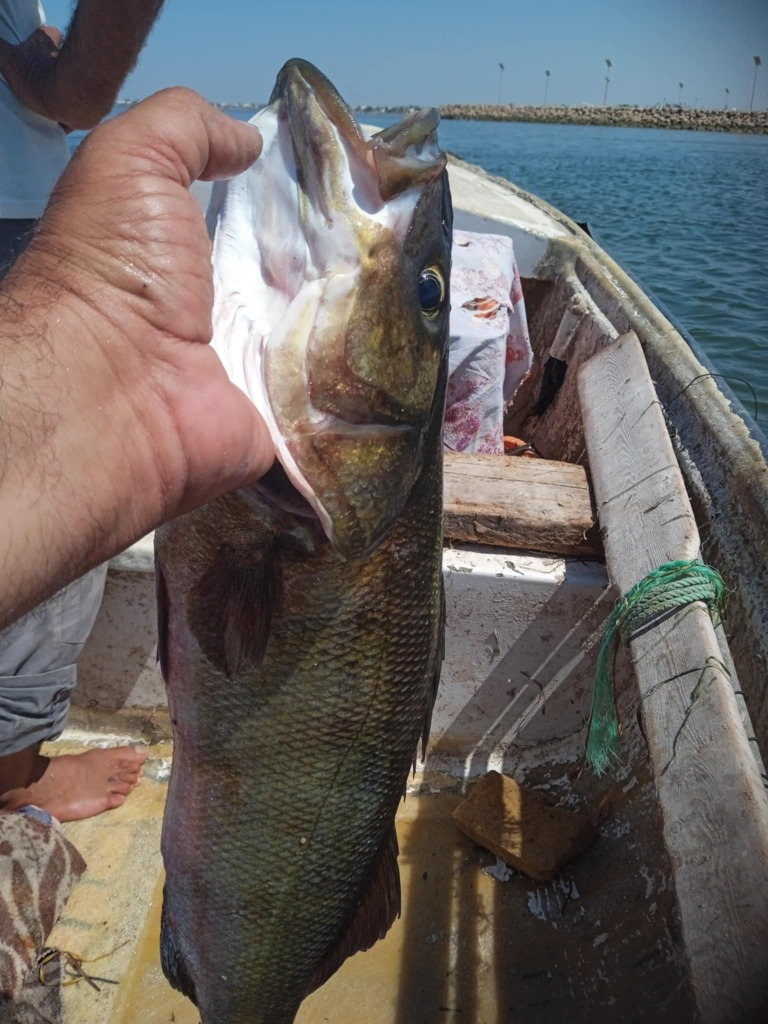
#> input picture Reel_LArtDeLaMer/image4.jpg, 768 x 1024 px
$ python generate_mp4.py
#> lines starting #> are read from the running program, lines starting #| are printed output that depends on the picture
import cv2
import numpy as np
from PIL import Image, ImageDraw, ImageFont
import os

WIDTH, HEIGHT = 720, 1280
FPS = 30

def load_image(path):
#> called with path = 'image4.jpg'
    img = cv2.imread(path)
#> img is the input picture: shape (1024, 768, 3); mean B, G, R 100, 101.7, 106.8
    if img is None:
        img = np.zeros((HEIGHT, WIDTH, 3), dtype=np.uint8)
    return cv2.cvtColor(img, cv2.COLOR_BGR2RGB)

def apply_text(img_rgb, lines, progress):
    # Use PIL for better text rendering
    pil_img = Image.fromarray(img_rgb)
    # create a transparent overlay for text
    txt_layer = Image.new('RGBA', pil_img.size, (255,255,255,0))
    draw = ImageDraw.Draw(txt_layer)

    try:
        font = ImageFont.truetype("arial.ttf", 46)
    except:
        font = ImageFont.load_default()

    y_start = HEIGHT - 350
    for i, line in enumerate(lines):
        # staggered fade-in based on line index
        line_progress = max(0, min(1, (progress * 2) - (i * 0.3)))
        alpha = int(255 * line_progress)

        if alpha > 0:
            # We need to compute text size to center it
            try:
                bbox = font.getbbox(line)
                tw = bbox[2] - bbox[0]
            except:
                tw = len(line) * 20

            x = (WIDTH - tw) // 2
            y = y_start + i * 60

            # shadow
            draw.text((x+3, y+3), line, font=font, fill=(0, 0, 0, alpha))
            draw.text((x, y), line, font=font, fill=(245, 245, 230, alpha))

    # Composite the text layer over the image
    out_img = Image.alpha_composite(pil_img.convert('RGBA'), txt_layer)
    return np.array(out_img.convert('RGB'))

def get_crop(img, scale, center_offset_x, center_offset_y):
    h, w = img.shape[:2]
    target_aspect = WIDTH / HEIGHT
    img_aspect = w / h

    if img_aspect > target_aspect:
        new_w = int(h * target_aspect)
        new_h = h
    else:
        new_w = w
        new_h = int(w / target_aspect)

    crop_w = int(new_w / scale)
    crop_h = int(new_h / scale)

    cx = w // 2 + int(center_offset_x * w)
    cy = h // 2 + int(center_offset_y * h)

    x1 = max(0, cx - crop_w // 2)
    y1 = max(0, cy - crop_h // 2)
    x2 = min(w, x1 + crop_w)
    y2 = min(h, y1 + crop_h)

    if x2 == w: x1 = max(0, w - crop_w)
    if y2 == h: y1 = max(0, h - crop_h)
    if x1 == 0: x2 = min(w, crop_w)
    if y1 == 0: y2 = min(h, crop_h)

    crop = img[y1:y2, x1:x2]
    return cv2.resize(crop, (WIDTH, HEIGHT))

scenes = [
    {"img": "image4.jpg", "dur": 3.0, "lines": ["Mon pere ne parle pas beaucoup.", "La mer parle pour lui."], "effect": "zoom_in"},
    {"img": "image2.jpg", "dur": 3.0, "lines": ["Chaque matin, la mer offre."], "effect": "pan_right"},
    {"img": "image3.jpg", "dur": 2.5, "lines": ["Un metier.", "Une patience.", "Un art."], "effect": "zoom_in"},
    {"img": "image1.jpg", "dur": 3.0, "lines": ["La recompense de ceux", "qui se levent avant l'aube."], "effect": "zoom_out"},
    {"img": "image4.jpg", "dur": 2.5, "lines": ["Peche a l'ancienne.", "Avec amour."], "effect": "static_zoom"},
    {"img": None, "dur": 2.5, "lines": ["Papa - fierte de la mer."], "effect": "black"}
]

out = cv2.VideoWriter("reel.mp4", cv2.VideoWriter_fourcc(*'mp4v'), FPS, (WIDTH, HEIGHT))

for i, scene in enumerate(scenes):
    print(f"Rendering scene {i+1}...")
    frames = int(scene["dur"] * FPS)

    if scene["img"] is not None:
        img = load_image(scene["img"])
    else:
        img = np.zeros((HEIGHT, WIDTH, 3), dtype=np.uint8)

    for f in range(frames):
        progress = f / float(frames)

        scale = 1.0
        cx, cy = 0.0, 0.0

        if scene["effect"] == "zoom_in":
            scale = 1.0 + 0.15 * progress
        elif scene["effect"] == "zoom_out":
            scale = 1.15 - 0.15 * progress
        elif scene["effect"] == "pan_right":
            scale = 1.05
            cx = -0.05 + 0.1 * progress
        elif scene["effect"] == "static_zoom":
            scale = 1.15

        if scene["img"] is not None:
            frame = get_crop(img, scale, cx, cy)
            if scene["img"] == "image3.jpg":
                gray = cv2.cvtColor(frame, cv2.COLOR_RGB2GRAY)
                frame = cv2.cvtColor(gray, cv2.COLOR_GRAY2RGB)

            # Simple vignette
            rows, cols = frame.shape[:2]
            kernel_x = cv2.getGaussianKernel(cols, cols/2)
            kernel_y = cv2.getGaussianKernel(rows, rows/2)
            kernel = kernel_y * kernel_x.T
            mask = 255 * kernel / np.linalg.norm(kernel)
            mask = cv2.resize(mask, (cols, rows))
            # Apply very light vignette
            mask = mask / np.max(mask)
            mask = mask * 0.5 + 0.5
            for c in range(3):
                frame[:,:,c] = frame[:,:,c] * mask
        else:
            frame = img.copy()

        frame_with_text = apply_text(frame, scene["lines"], progress)

        # Crossfade transition (fade from black on first few frames of new scene)
        if i > 0 and f < 15:
            fade_alpha = f / 15.0
            frame_with_text = cv2.addWeighted(frame_with_text, fade_alpha, np.zeros_like(frame_with_text), 1-fade_alpha, 0)

        out.write(cv2.cvtColor(frame_with_text.astype(np.uint8), cv2.COLOR_RGB2BGR))
#> this loop made 90 passes
#> pass 1, in get_crop, `crop = img[y1:y2, x1:x2]`:
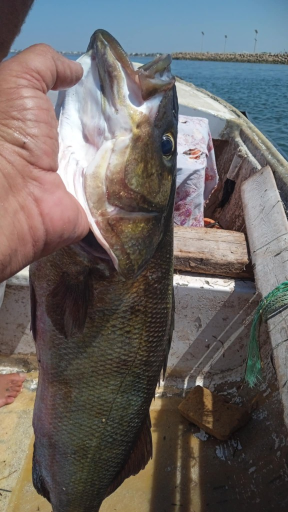
#> crop: shape (1024, 576, 3) (shown at 1/2 size); mean R, G, B 107.1, 101.7, 99.6
#> pass 1, in apply_text, `pil_img = Image.fromarray(img_rgb)`:
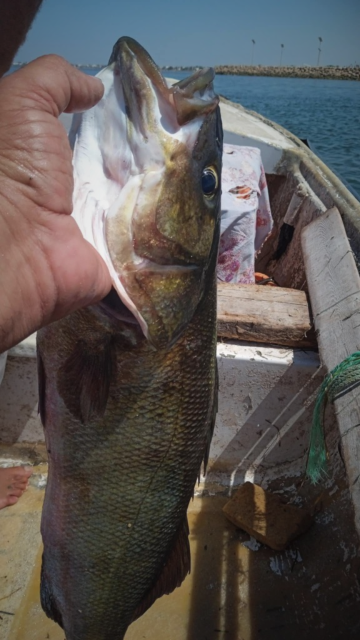
#> pil_img: PIL image 720x1280 RGB (shown at 1/2 size); mean R, G, B 92.1, 87, 85
#> after the loop:
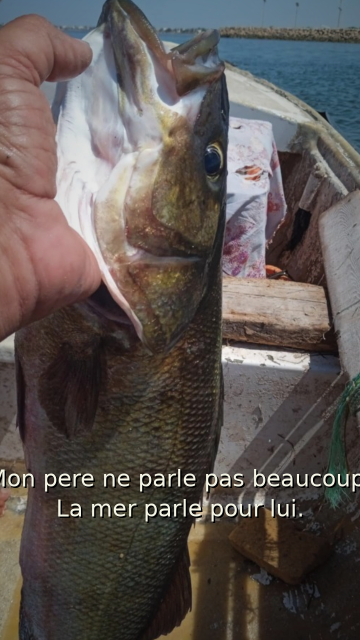
#> frame_with_text: shape (1280, 720, 3) (shown at 1/2 size); mean R, G, B 93.1, 85.9, 83.1
#> after the loop:
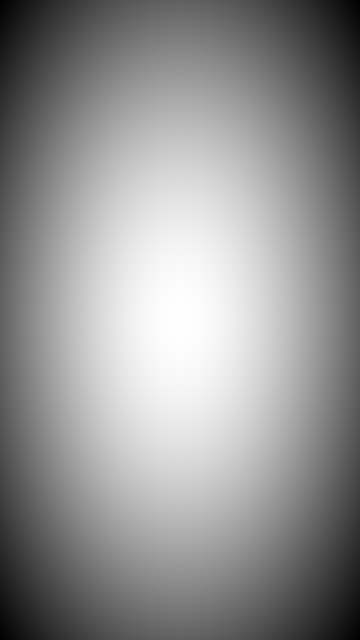
#> kernel: shape (1280, 720) float64 (shown at 1/2 size); min 5.46e-07, max 1.48e-06, mean 1.09e-06; drawn with min black and max white
#> after the loop:
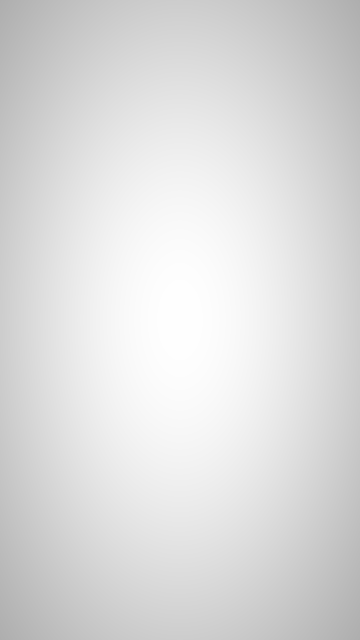
#> mask: shape (1280, 720) float64 (shown at 1/2 size); min 0.684, max 1, mean 0.866
#> pass 2 of the loop `for i, scene in enumerate(scenes):`:
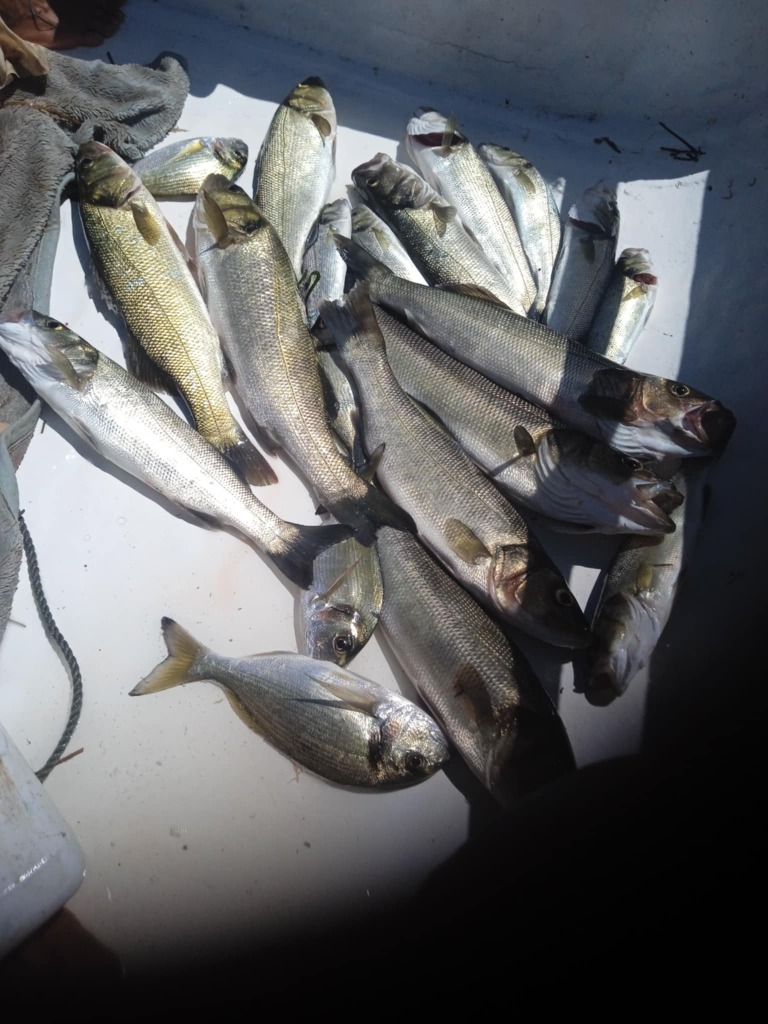
#> input picture Reel_LArtDeLaMer/image2.jpg, 768 x 1024 px
#> in load_image, img is the input picture: shape (1024, 768, 3); mean B, G, R 99.4, 97.3, 96.2
#> the loop `for f in range(frames):` made 90 passes
#> pass 1, `mask = mask / np.max(mask)`:
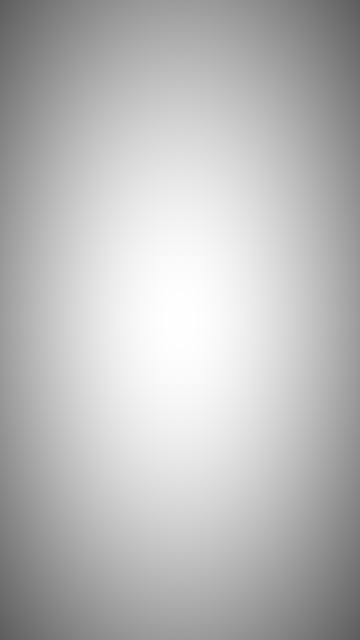
#> mask: shape (1280, 720) float64 (shown at 1/2 size); min 0.369, max 1, mean 0.732
#> after the loop `for f in range(frames):`:
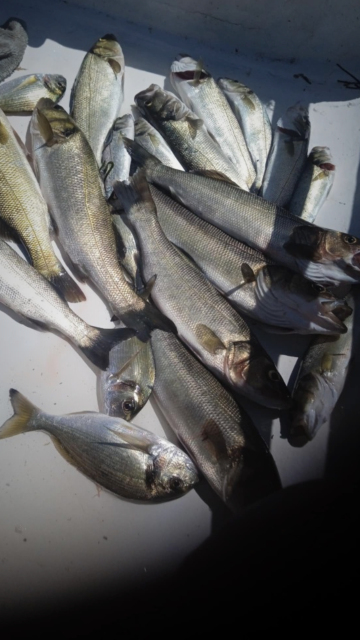
#> frame: shape (1280, 720, 3) (shown at 1/2 size); mean R, G, B 85.3, 85.4, 86.1
#> pass 3 of the loop `for i, scene in enumerate(scenes):`:
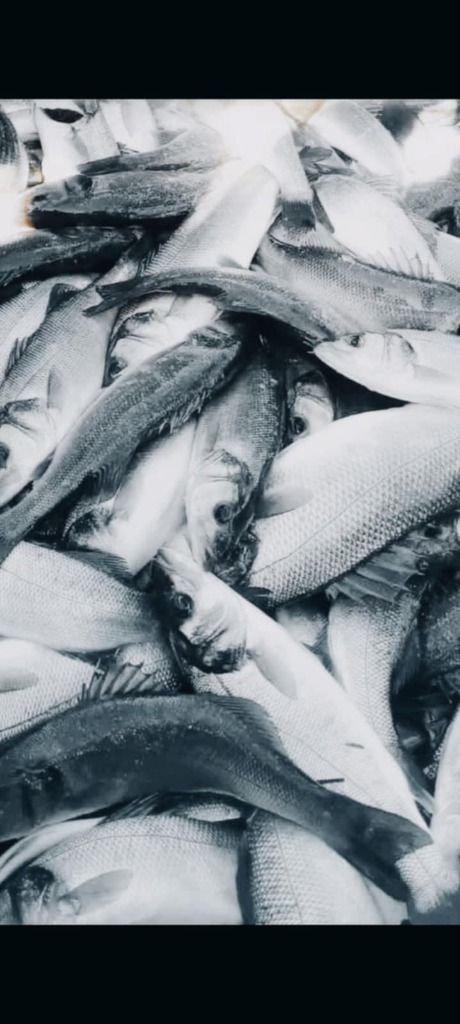
#> input picture Reel_LArtDeLaMer/image3.jpg, 460 x 1024 px
#> in load_image, img is the input picture: shape (1024, 460, 3); mean B, G, R 126.8, 121.3, 113.1
#> after the loop `for f in range(frames):`:
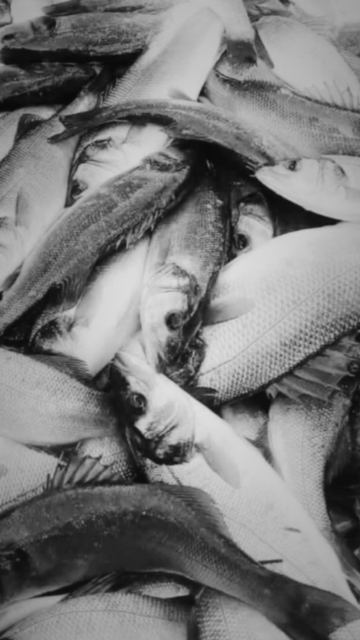
#> frame: shape (1280, 720, 3) (shown at 1/2 size); min 6, max 226, mean 121.2
#> after the loop `for f in range(frames):`:
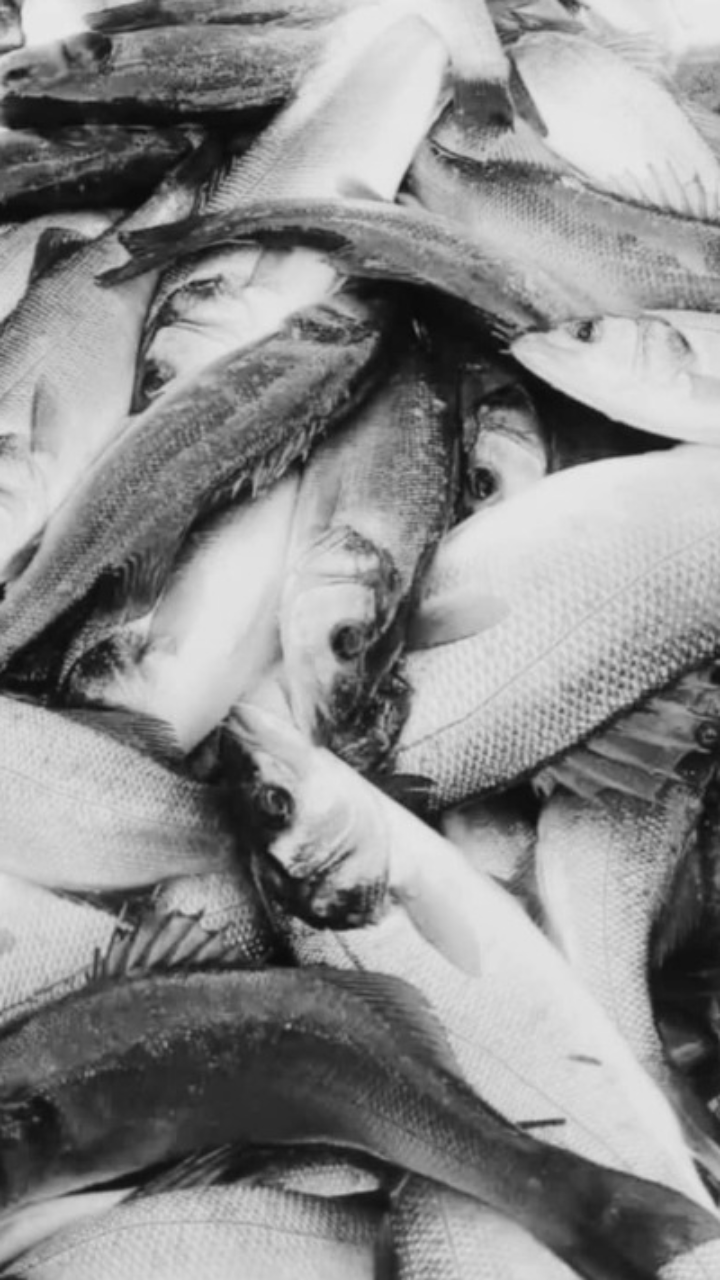
#> gray: shape (1280, 720); min 8, max 233, mean 140.5
#> the loop made 6 passes; the first 3 are shown

out.release()
print("Done! reel.mp4 created.")
